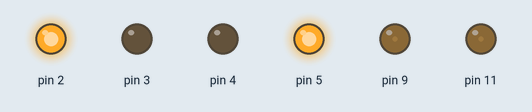
Recording of a sketch running on a simulated Arduino Uno, built with avr-gcc and run on an emulated ATmega328P. On the bench: output pins drawn as LEDs (lit = HIGH).

Above: at 0.15 s.
At 5.26 s:
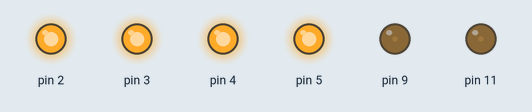
At 10.07 s:
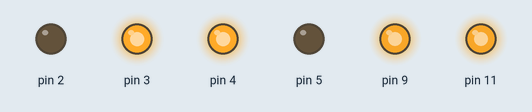
At 19.7 s:
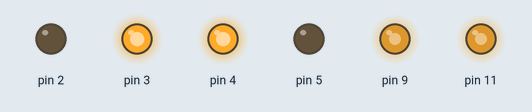
At 28.72 s:
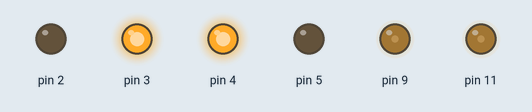
At 39.55 s:
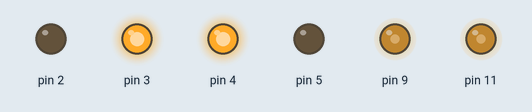
Timing chart, 0 to 39.7 s (numbered marks = the images above):
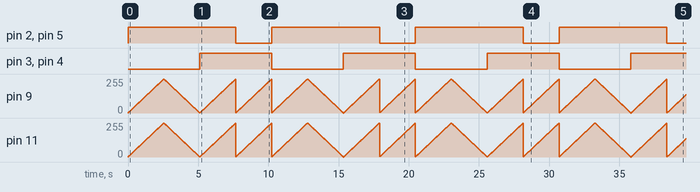

The sketch:

motor_driver_controller_ic_test_code.ino
```cpp
int i;

void setup() {
pinMode(2,1);
pinMode(3,1);
pinMode(4,1);
pinMode(5,1);
pinMode(9,1);
pinMode(11,1);

}

void loop() {
digitalWrite(2,1);
digitalWrite(3,0);
digitalWrite(4,0);
digitalWrite(5,1);

for(i=1;i<=255;i++){
analogWrite(9,i);
analogWrite(11,i);
delay(10);
   }
   for(i=255;i>=1;i--){
analogWrite(9,i);
analogWrite(11,i);
delay(10);
   }
for(i=i;i<=255;i++){
digitalWrite(2,1);
digitalWrite(3,1);
digitalWrite(4,1);
digitalWrite(5,1);
analogWrite(9,i);
analogWrite(11,i);
delay(10);
   }

for(i=1;i<=255;i++){
digitalWrite(2,0);
digitalWrite(3,1);
digitalWrite(4,1);
digitalWrite(5,0);
analogWrite(9,i);
analogWrite(11,i);
delay(10);
   }
for(i=i;i<=255;i++){
digitalWrite(2,0);
digitalWrite(3,0);
digitalWrite(4,0);
digitalWrite(5,0);
analogWrite(9,i);
analogWrite(11,i);
delay(10000);
}
}
```

Measured:
- by itself, pin 2, pin 5: alternates HIGH for 7.7 s and LOW for 2.6 s
- by itself, pin 3, pin 4: alternates HIGH for 5.1 s and LOW for 5.1 s
